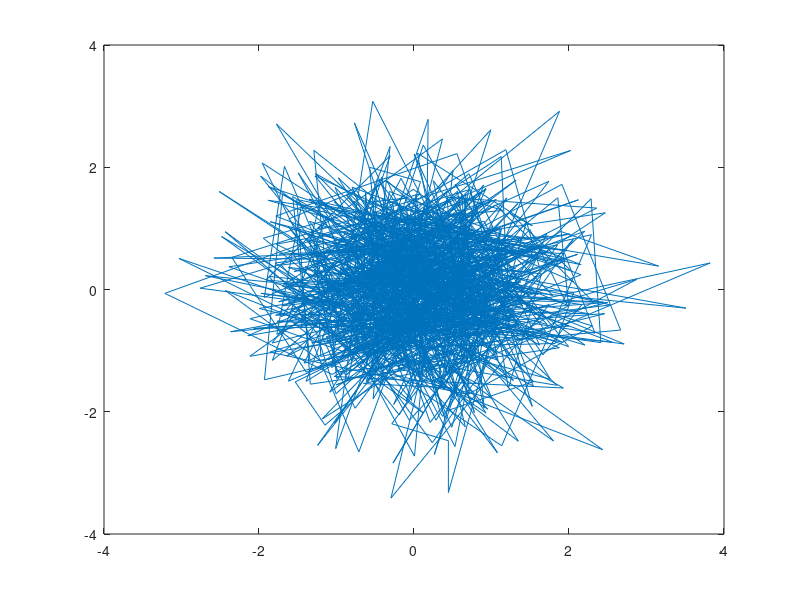

Recreate this plot in MATLAB. (Note: this script raises an error after producing the figure.)
function drawParticle_test()
close all; 
figure; plot(randn(1,1000),randn(1,1000)); hold on;
drawParticle(1,1,180,'red')
hold on;
drawParticle(-3,4,70,'red')
axis equal
end

